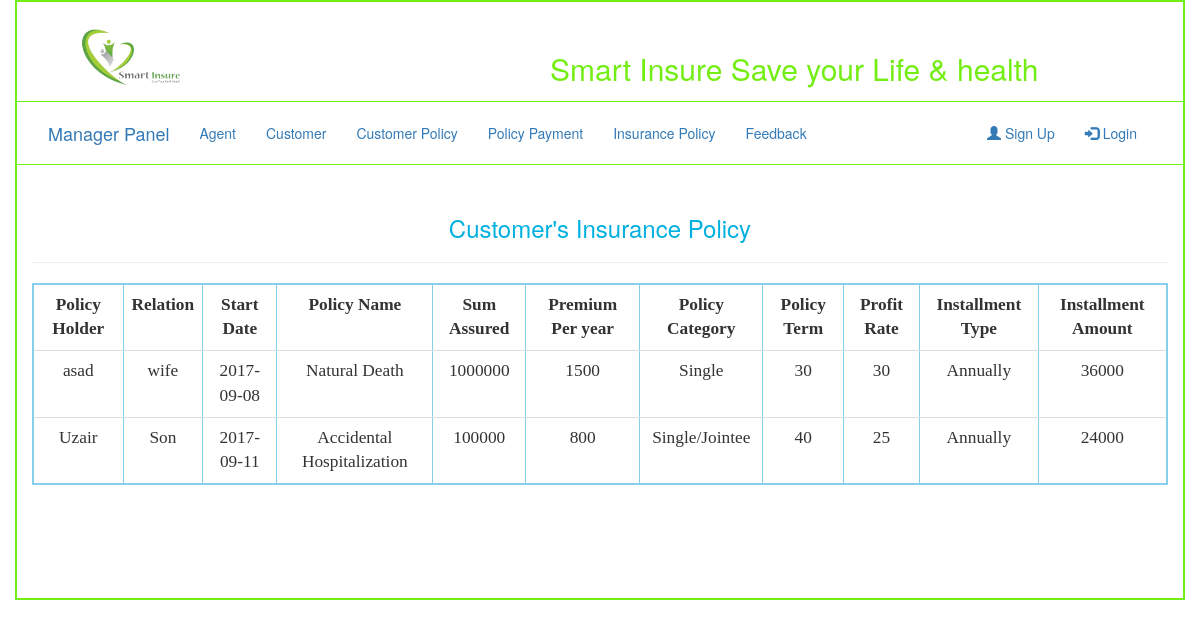
Before: /manager/customer_policy.php with the older database file.
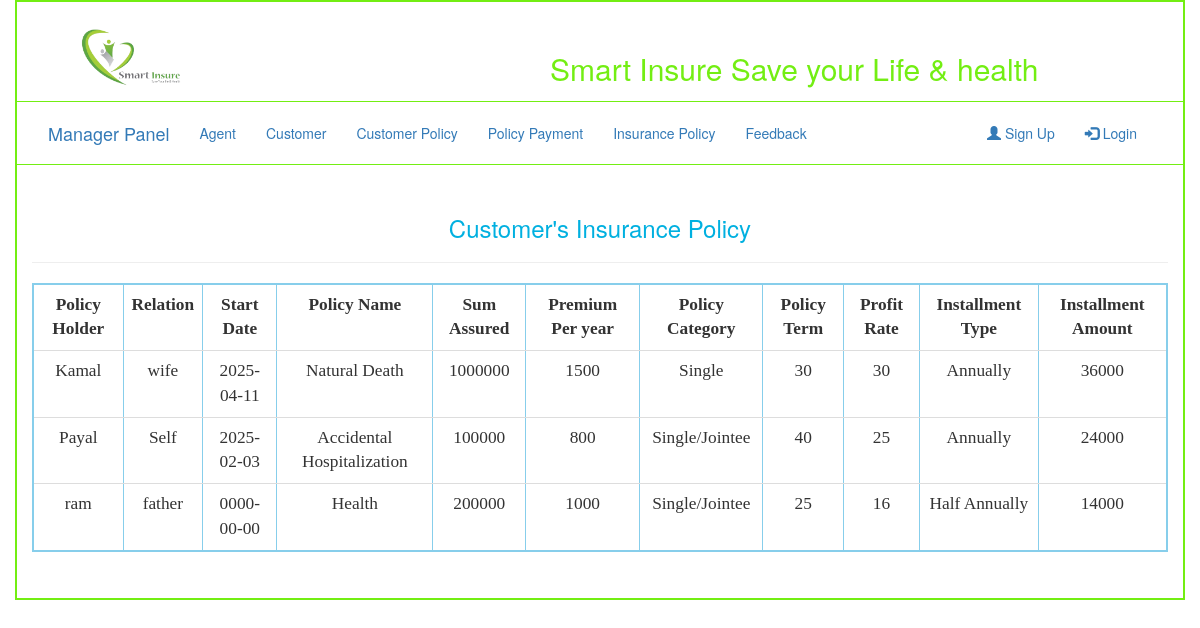
After: the same page with the newer database file.
### tables this page shows
CREATE TABLE `customer_policy` (
  `id` int(11) NOT NULL,
  `name` varchar(50) NOT NULL,
  `relation` varchar(60) NOT NULL,
  `Sdate` date NOT NULL,
  `Pname` varchar(60) NOT NULL,
  `SumAssured` varchar(50) NOT NULL,
  `PremiumPerYear` varchar(50) NOT NULL,
  `PolicyCategory` varchar(50) NOT NULL,
  `PolicyTerm` int(20) NOT NULL,
  `ProfitRate` int(20) NOT NULL,
  `InstallmentType` varchar(60) NOT NULL,
  `InstallmentAmount` varchar(50) NOT NULL
);

### manager/customer_policy.php (the view, shortened to what this page needs)
<?php
include "db.php";
?>
<!DOCTYPE html>
<html>
<head>
<link type="text/css" rel="stylesheet" href="../css/bootstrap.css"/>
</head>
<body>
<div class="container" style="border: 2px solid #73EE13; min-height: 600px">
	<div class="row" style="border-bottom: 1px solid #73EE13">
		<div class="col-sm-4"><a href="../index.php">
			<img src="../images/logo.png" class="img-responsive" height="150px" width="200px"></a>
		</div>
		<div class="col-sm-8" style="  margin-top: 30px; text-align: center ">
			<h2> <font color="#73EE13"> Smart Insure Save your Life & health </font>  </h2>
		</div>
	</div>
	<div class="row" style="border-bottom: 1px solid #73EE13">
		<div class="col-sm-12" style="margin-bottom: -15px; margin-top: 5px; ">
			<nav class="navbar navbar-fluid">
  <div class="container-fluid">
    <div class="navbar-header">
      <a class="navbar-brand" href="manager.php">Manager Panel</a>
    </div>
    <div class="collapse navbar-collapse" id="myNavbar">
      <ul class="nav navbar-nav">
        <li><a href="agent.php">Agent</a></li>
        <li><a href="manager_customer.php">Customer</a></li>
        <li><a href="customer_policy.php">Customer Policy</a></li>
        <li><a href="policy_payment.php">Policy Payment</a></li>
        <li><a href="insurance_policy.php">Insurance Policy </a></li>
        <li><a href="feedback.php">Feedback</a></li>
      </ul>
      <ul class="nav navbar-nav navbar-right">
       <?php
	if(isset($_SESSION['name'])){
		?>
	 <li><a href="#"> <?php echo strtoupper($_SESSION['name']); ?></a></li>
      <li><a href="../login/logout.php"><span class="glyphicon glyphicon-log-out"></span> Logout</a></li>
    <?php
}
else{
	echo "<li><a href='login/register.php'><span class='glyphicon glyphicon-user'></span> Sign Up</a></li>";
	echo "      <li><a href='login/login.php'><span class='glyphicon glyphicon-log-in'></span> Login</a></li>";
}
?> </ul>
    </div>
  </div>
</nav>
		</div>
	</div>
<div class="row">
<div class="col-sm-12" style="margin-top: 30px" >
<h3 align="center"><font color="sky blue"> Customer's Insurance Policy</font></h3><hr>
<div class="table-responsive">
<table class="table table-hover " border="2px solid green" cellspacing="0px" cellpadding="10px" align="center" style="border: 2px solid skyblue; font-family: comic; font-size: 13pt; ">
<tr>
<th> <center> Policy Holder </center> </th>
<th> <center>Relation </center> </th>
<th> <center>Start Date </center> </th>
<th> <center>Policy Name </center></th>
<th> <center>Sum Assured </center></th>
<th> <center>Premium Per year </center></th>
<th> <center>Policy Category </center> </th>
<th> <center>Policy Term </center> </th>
<th> <center>Profit Rate </center></th>
<th> <center>Installment Type </center></th>
<th> <center>Installment Amount </center></th>
</tr>
<?php
$qwery = "SELECT * from customer_policy  ";
$run = mysqli_query($con, $qwery);
while ($row = mysqli_fetch_array($run, MYSQLI_BOTH)) {
echo "
   <tr align='center'>
<td>$row[name] </td>
<td>$row[relation] </td>
<td>$row[Sdate] </td>
<td>$row[Pname] </td>
<td>$row[SumAssured] </td>
<td>$row[PremiumPerYear] </td>
<td>$row[PolicyCategory] </td>
<td>$row[PolicyTerm] </td>
<td>$row[ProfitRate] </td>
<td>$row[InstallmentType] </td>
<td>$row[InstallmentAmount] </td>
   </tr>";
}
?>
</div>
</div>
</div>
</div>
</body>
</html>

Changed rows visible on the page:
changed customer_policy "wife": name "asad" → "Kamal"; Sdate "2017-09-08" → "2025-04-11"
changed customer_policy "Accidental Hospitalization": name "Uzair" → "Payal"; relation "Son" → "Self"; Sdate "2017-09-11" → "2025-02-03"
added customer_policy: name "ram", relation "father", Sdate "0000-00-00", Pname "Health", SumAssured "200000", PremiumPerYear "1000", PolicyCategory "Single/Jointee", PolicyTerm "25", ProfitRate "16", InstallmentType "Half Annually", InstallmentAmount "14000"
